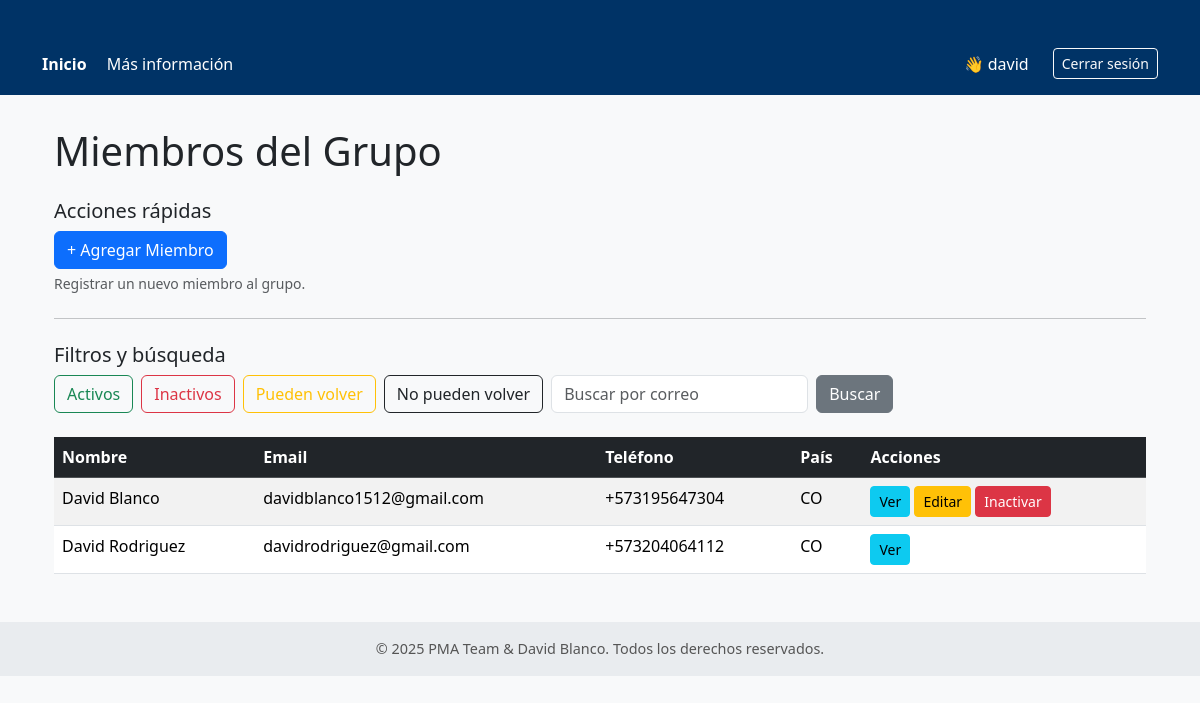
/miembros/listar/ (signed in), run on the app's committed database.
### miembros/models.py (models this page shows, shortened)
class Miembro(models.Model):
    nombre_completo = models.CharField(max_length=255, validators=[validar_nombre])
    pais = CountryField()
    numero_telefono = PhoneNumberField(unique=True)
    email = models.EmailField(unique=True)
    activo = models.BooleanField(default=True)
    puede_regresar = models.BooleanField(default=True)
    fecha_registro = models.DateTimeField(auto_now_add=True)

### miembros/views.py (the view)
# urls.py: path('listar/', views.ListaMiembrosView.as_view(), name='lista_miembros'),
class ListaMiembrosView(SoloStaffMixin, ListView):
    model = Miembro
    template_name = 'miembros/lista_miembros.html'
    context_object_name = 'miembros'
    paginate_by = 10
    def get_queryset(self):
        queryset = Miembro.objects.all().order_by('nombre_completo')
        filtro = self.request.GET.get('filtro')
        puede_volver = self.request.GET.get('puede_volver')
        correo = self.request.GET.get('correo')
        if filtro == 'activos':
            queryset = queryset.filter(activo=True)
        elif filtro == 'inactivos':
            queryset = queryset.filter(activo=False)
            if puede_volver == 'si':
                queryset = queryset.filter(puede_regresar=True)
            elif puede_volver == 'no':
                queryset = queryset.filter(puede_regresar=False)
        if correo:
            queryset = queryset.filter(email__icontains=correo.strip())
        return queryset

### miembros/views.py (called while the page is built)
    def test_func(self):
        return self.request.user.is_staff

### miembros/templates/miembros/lista_miembros.html (shortened to what this page needs)
{% extends 'base.html' %}
{% block content %}
<div class="container mt-4">
    <h1 class="mb-4">Miembros del Grupo</h1>
    <div class="mb-4" role="region" aria-labelledby="agregar-miembro-heading">
        <h2 id="agregar-miembro-heading" class="h5">Acciones rápidas</h2>
        <a class="btn btn-primary" href="{% url 'miembros:crear_miembro' %}" aria-describedby="agregar-miembro-desc">+ Agregar Miembro</a>
        <p id="agregar-miembro-desc" class="form-text text-muted">Registrar un nuevo miembro al grupo.</p>
    </div>
    <hr class="my-4">
    <div class="mb-4" role="region" aria-labelledby="filtros-heading">
        <h2 id="filtros-heading" class="h5">Filtros y búsqueda</h2>
        <form method="get" class="row g-2">
            <div class="col-auto">
                <a href="?filtro=activos" class="btn {% if request.GET.filtro == 'activos' %}btn-success{% else %}btn-outline-success{% endif %}">Activos</a>
            </div>
            <div class="col-auto">
                <a href="?filtro=inactivos" class="btn {% if request.GET.filtro == 'inactivos' %}btn-danger{% else %}btn-outline-danger{% endif %}">Inactivos</a>
            </div>
            <div class="col-auto">
                <a href="?filtro=pueden_volver" class="btn {% if request.GET.filtro == 'pueden_volver' %}btn-warning{% else %}btn-outline-warning{% endif %}">Pueden volver</a>
            </div>
            <div class="col-auto">
                <a href="?filtro=no_pueden_volver" class="btn {% if request.GET.filtro == 'no_pueden_volver' %}btn-dark{% else %}btn-outline-dark{% endif %}">No pueden volver</a>
            </div>
            <div class="col-auto">
                <input type="text" name="correo" placeholder="Buscar por correo" class="form-control" value="{{ request.GET.correo }}" aria-label="Buscar por correo electrónico">
            </div>
            <div class="col-auto">
                <button type="submit" class="btn btn-secondary">Buscar</button>
            </div>
        </form>
    </div>
    {% if miembros %}
        <table class="table table-striped table-hover">
            <thead class="table-dark">
                <tr>
                    <th>Nombre</th>
                    <th>Email</th>
                    <th>Teléfono</th>
                    <th>País</th>
                    <th>Acciones</th>
                </tr>
            </thead>
            <tbody>
                {% for miembro in miembros %}
                <tr>
                    <td>{{ miembro.nombre_completo }}</td>
                    <td>{{ miembro.email }}</td>
                    <td>{{ miembro.numero_telefono }}</td>
                    <td>{{ miembro.pais }}</td>
                    <td>
                        <a class="btn btn-sm btn-info" href="{% url 'miembros:detalle_miembro' miembro.pk %}">Ver</a>
                        {% if miembro.activo %}
                            <a class="btn btn-sm btn-warning" href="{% url 'miembros:editar_miembro' miembro.pk %}">Editar</a>
                            <button class="btn btn-sm btn-danger"
                                    data-bs-toggle="modal"
                                    data-bs-target="#modalEliminarMiembro"
                                    data-miembro-id="{{ miembro.pk }}"
                                    data-miembro-nombre="{{ miembro.nombre_completo }}">
                                Inactivar
                            </button>
                        {% elif miembro.puede_regresar %}
                            <a class="btn btn-sm btn-warning" href="{% url 'miembros:editar_miembro' miembro.pk %}">Editar</a>
                        {% endif %}
                    </td>
                </tr>
                {% endfor %}
            </tbody>
        </table>
    {% endif %}
</div>
{% endblock %}

### miembros/templates/base.html (shortened to what this page needs)
<!DOCTYPE html>
<html lang="es">
<head>
    <link href="https://cdn.jsdelivr.net/npm/bootstrap@5.3.3/dist/css/bootstrap.min.css" rel="stylesheet">
</head>
<body>
    <header>
        <div class="container d-flex justify-content-between align-items-center">
            <div>
                <a href="{% url 'home' %}" class="fw-bold">Inicio</a>
                <a href="{% url 'miembros:about' %}">Más información</a>
            </div>
            <div class="d-flex align-items-center">
                {% if user.is_authenticated %}
                    <span>👋 {{ user.username }}</span>
                    <form action="{% url 'logout' %}" method="post" class="d-inline ms-2">
                        <button type="submit" class="btn btn-outline-light btn-sm">Cerrar sesión</button>
                    </form>
                {% else %}
                    <a href="{% url 'login' %}" class="btn btn-light btn-sm">Iniciar sesión</a>
                {% endif %}
            </div>
        </div>
    </header>
    <main class="container">
        {% block content %}{% endblock %}
    </main>
    <footer>
        &copy; 2025 PMA Team & David Blanco. Todos los derechos reservados.
    </footer>
</body>
</html>

### miembros/templates/base.html (style rules this page uses)
body { background-color: #f8f9fa; }
header { background-color: #003366; color: white; padding: 1rem 0; }
header a, header span { color: white; text-decoration: none; margin-right: 1rem; }
.container { margin-top: 2rem; }
footer { margin-top: 3rem; padding: 1rem; background-color: #e9ecef; text-align: center; font-size: 0.9em; color: #555; }

### data on the page
Miembro: nombre_completo "David Blanco", email "davidblanco1512@gmail.com", numero_telefono "+573195647304", pais "CO"
Miembro: nombre_completo "David Rodriguez", email "davidrodriguez@gmail.com", numero_telefono "+573204064112", pais "CO"

### other printed values
{{ user.username }} "david"
